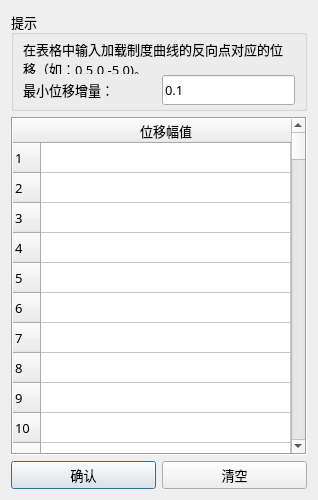
<?xml version="1.0" encoding="UTF-8"?>
<ui version="4.0">
 <class>WinAMP</class>
 <widget class="QDialog" name="WinAMP">
  <property name="geometry">
   <rect>
    <x>0</x>
    <y>0</y>
    <width>318</width>
    <height>500</height>
   </rect>
  </property>
  <property name="minimumSize">
   <size>
    <width>0</width>
    <height>500</height>
   </size>
  </property>
  <property name="maximumSize">
   <size>
    <width>318</width>
    <height>500</height>
   </size>
  </property>
  <property name="font">
   <font>
    <family>微软雅黑</family>
    <pointsize>10</pointsize>
   </font>
  </property>
  <property name="windowTitle">
   <string>定义位移幅值</string>
  </property>
  <property name="windowIcon">
   <iconset>
    <normaloff>../logo.ico</normaloff>../logo.ico</iconset>
  </property>
  <layout class="QVBoxLayout" name="verticalLayout_2">
   <item>
    <widget class="QGroupBox" name="groupBox">
     <property name="minimumSize">
      <size>
       <width>0</width>
       <height>100</height>
      </size>
     </property>
     <property name="maximumSize">
      <size>
       <width>16777215</width>
       <height>100</height>
      </size>
     </property>
     <property name="title">
      <string>提示</string>
     </property>
     <layout class="QVBoxLayout" name="verticalLayout" stretch="1,1">
      <item>
       <widget class="QLabel" name="label_2">
        <property name="minimumSize">
         <size>
          <width>0</width>
          <height>30</height>
         </size>
        </property>
        <property name="maximumSize">
         <size>
          <width>16777215</width>
          <height>16777215</height>
         </size>
        </property>
        <property name="text">
         <string>在表格中输入加载制度曲线的反向点对应的位移（如：0,5,0,-5,0)。</string>
        </property>
        <property name="wordWrap">
         <bool>true</bool>
        </property>
       </widget>
      </item>
      <item>
       <layout class="QHBoxLayout" name="horizontalLayout" stretch="1,1">
        <item>
         <widget class="QLabel" name="label">
          <property name="minimumSize">
           <size>
            <width>0</width>
            <height>30</height>
           </size>
          </property>
          <property name="maximumSize">
           <size>
            <width>16777215</width>
            <height>16777215</height>
           </size>
          </property>
          <property name="text">
           <string>最小位移增量：</string>
          </property>
         </widget>
        </item>
        <item>
         <widget class="QLineEdit" name="lineEdit">
          <property name="minimumSize">
           <size>
            <width>0</width>
            <height>30</height>
           </size>
          </property>
          <property name="maximumSize">
           <size>
            <width>16777215</width>
            <height>16777215</height>
           </size>
          </property>
          <property name="text">
           <string>0.1</string>
          </property>
         </widget>
        </item>
       </layout>
      </item>
     </layout>
    </widget>
   </item>
   <item>
    <widget class="QTableWidget" name="table">
     <property name="minimumSize">
      <size>
       <width>200</width>
       <height>0</height>
      </size>
     </property>
     <property name="frameShape">
      <enum>QFrame::Box</enum>
     </property>
     <property name="lineWidth">
      <number>1</number>
     </property>
     <property name="autoScrollMargin">
      <number>16</number>
     </property>
     <property name="selectionMode">
      <enum>QAbstractItemView::SingleSelection</enum>
     </property>
     <property name="showGrid">
      <bool>true</bool>
     </property>
     <property name="gridStyle">
      <enum>Qt::SolidLine</enum>
     </property>
     <property name="sortingEnabled">
      <bool>false</bool>
     </property>
     <property name="wordWrap">
      <bool>true</bool>
     </property>
     <property name="cornerButtonEnabled">
      <bool>true</bool>
     </property>
     <property name="rowCount">
      <number>300</number>
     </property>
     <property name="columnCount">
      <number>1</number>
     </property>
     <attribute name="horizontalHeaderVisible">
      <bool>true</bool>
     </attribute>
     <attribute name="horizontalHeaderCascadingSectionResizes">
      <bool>false</bool>
     </attribute>
     <attribute name="horizontalHeaderMinimumSectionSize">
      <number>25</number>
     </attribute>
     <attribute name="horizontalHeaderDefaultSectionSize">
      <number>250</number>
     </attribute>
     <attribute name="horizontalHeaderShowSortIndicator" stdset="0">
      <bool>false</bool>
     </attribute>
     <attribute name="horizontalHeaderStretchLastSection">
      <bool>true</bool>
     </attribute>
     <attribute name="verticalHeaderVisible">
      <bool>true</bool>
     </attribute>
     <attribute name="verticalHeaderCascadingSectionResizes">
      <bool>false</bool>
     </attribute>
     <attribute name="verticalHeaderMinimumSectionSize">
      <number>15</number>
     </attribute>
     <attribute name="verticalHeaderDefaultSectionSize">
      <number>30</number>
     </attribute>
     <attribute name="verticalHeaderHighlightSections">
      <bool>true</bool>
     </attribute>
     <attribute name="verticalHeaderShowSortIndicator" stdset="0">
      <bool>false</bool>
     </attribute>
     <attribute name="verticalHeaderStretchLastSection">
      <bool>false</bool>
     </attribute>
     <row/>
     <row/>
     <row/>
     <row/>
     <row/>
     <row/>
     <row/>
     <row/>
     <row/>
     <row/>
     <row/>
     <row/>
     <row/>
     <row/>
     <row/>
     <row/>
     <row/>
     <row/>
     <row/>
     <row/>
     <row/>
     <row/>
     <row/>
     <row/>
     <row/>
     <row/>
     <row/>
     <row/>
     <row/>
     <row/>
     <row/>
     <row/>
     <row/>
     <row/>
     <row/>
     <row/>
     <row/>
     <row/>
     <row/>
     <row/>
     <row/>
     <row/>
     <row/>
     <row/>
     <row/>
     <row/>
     <row/>
     <row/>
     <row/>
     <row/>
     <row/>
     <row/>
     <row/>
     <row/>
     <row/>
     <row/>
     <row/>
     <row/>
     <row/>
     <row/>
     <row/>
     <row/>
     <row/>
     <row/>
     <row/>
     <row/>
     <row/>
     <row/>
     <row/>
     <row/>
     <row/>
     <row/>
     <row/>
     <row/>
     <row/>
     <row/>
     <row/>
     <row/>
     <row/>
     <row/>
     <row/>
     <row/>
     <row/>
     <row/>
     <row/>
     <row/>
     <row/>
     <row/>
     <row/>
     <row/>
     <row/>
     <row/>
     <row/>
     <row/>
     <row/>
     <row/>
     <row/>
     <row/>
     <row/>
     <row/>
     <row/>
     <row/>
     <row/>
     <row/>
     <row/>
     <row/>
     <row/>
     <row/>
     <row/>
     <row/>
     <row/>
     <row/>
     <row/>
     <row/>
     <row/>
     <row/>
     <row/>
     <row/>
     <row/>
     <row/>
     <row/>
     <row/>
     <row/>
     <row/>
     <row/>
     <row/>
     <row/>
     <row/>
     <row/>
     <row/>
     <row/>
     <row/>
     <row/>
     <row/>
     <row/>
     <row/>
     <row/>
     <row/>
     <row/>
     <row/>
     <row/>
     <row/>
     <row/>
     <row/>
     <row/>
     <row/>
     <row/>
     <row/>
     <row/>
     <row/>
     <row/>
     <row/>
     <row/>
     <row/>
     <row/>
     <row/>
     <row/>
     <row/>
     <row/>
     <row/>
     <row/>
     <row/>
     <row/>
     <row/>
     <row/>
     <row/>
     <row/>
     <row/>
     <row/>
     <row/>
     <row/>
     <row/>
     <row/>
     <row/>
     <row/>
     <row/>
     <row/>
     <row/>
     <row/>
     <row/>
     <row/>
     <row/>
     <row/>
     <row/>
     <row/>
     <row/>
     <row/>
     <row/>
     <row/>
     <row/>
     <row/>
     <row/>
     <row/>
     <row/>
     <row/>
     <row/>
     <row/>
     <row/>
     <row/>
     <row/>
     <row/>
     <row/>
     <row/>
     <row/>
     <row/>
     <row/>
     <row/>
     <row/>
     <row/>
     <row/>
     <row/>
     <row/>
     <row/>
     <row/>
     <row/>
     <row/>
     <row/>
     <row/>
     <row/>
     <row/>
     <row/>
     <row/>
     <row/>
     <row/>
     <row/>
     <row/>
     <row/>
     <row/>
     <row/>
     <row/>
     <row/>
     <row/>
     <row/>
     <row/>
     <row/>
     <row/>
     <row/>
     <row/>
     <row/>
     <row/>
     <row/>
     <row/>
     <row/>
     <row/>
     <row/>
     <row/>
     <row/>
     <row/>
     <row/>
     <row/>
     <row/>
     <row/>
     <row/>
     <row/>
     <row/>
     <row/>
     <row/>
     <row/>
     <row/>
     <row/>
     <row/>
     <row/>
     <row/>
     <row/>
     <row/>
     <row/>
     <row/>
     <row/>
     <row/>
     <row/>
     <row/>
     <row/>
     <row/>
     <row/>
     <row/>
     <row/>
     <row/>
     <row/>
     <row/>
     <row/>
     <row/>
     <row/>
     <row/>
     <row/>
     <row/>
     <row/>
     <row/>
     <row/>
     <row/>
     <row/>
     <row/>
     <row/>
     <row/>
     <row/>
     <row/>
     <row/>
     <row/>
     <row/>
     <row/>
     <row/>
     <column>
      <property name="text">
       <string>位移幅值</string>
      </property>
     </column>
     <item row="0" column="0">
      <property name="text">
       <string/>
      </property>
      <property name="font">
       <font>
        <pointsize>10</pointsize>
       </font>
      </property>
     </item>
     <item row="1" column="0">
      <property name="text">
       <string/>
      </property>
     </item>
     <item row="2" column="0">
      <property name="text">
       <string/>
      </property>
     </item>
     <item row="3" column="0">
      <property name="text">
       <string/>
      </property>
     </item>
     <item row="4" column="0">
      <property name="text">
       <string/>
      </property>
     </item>
     <item row="5" column="0">
      <property name="text">
       <string/>
      </property>
     </item>
     <item row="6" column="0">
      <property name="text">
       <string/>
      </property>
     </item>
     <item row="7" column="0">
      <property name="text">
       <string/>
      </property>
     </item>
     <item row="8" column="0">
      <property name="text">
       <string/>
      </property>
     </item>
     <item row="9" column="0">
      <property name="text">
       <string/>
      </property>
     </item>
    </widget>
   </item>
   <item>
    <layout class="QHBoxLayout" name="horizontalLayout_2">
     <item>
      <widget class="QPushButton" name="pushButton_2">
       <property name="text">
        <string>确认</string>
       </property>
      </widget>
     </item>
     <item>
      <widget class="QPushButton" name="pushButton">
       <property name="text">
        <string>清空</string>
       </property>
      </widget>
     </item>
    </layout>
   </item>
  </layout>
 </widget>
 <resources/>
 <connections>
  <connection>
   <sender>pushButton</sender>
   <signal>clicked()</signal>
   <receiver>table</receiver>
   <slot>clearContents()</slot>
   <hints>
    <hint type="sourcelabel">
     <x>307</x>
     <y>489</y>
    </hint>
    <hint type="destinationlabel">
     <x>231</x>
     <y>319</y>
    </hint>
   </hints>
  </connection>
 </connections>
</ui>
